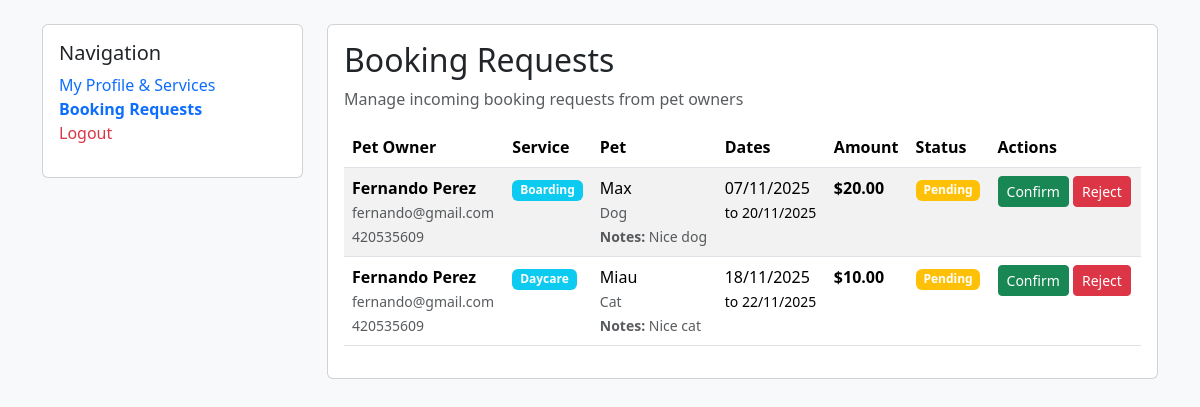
/sitter-inbox (signed in), run on the app's committed database.
### database.py (models this page shows, shortened)
class Booking(db.Model):
    id = db.Column(db.Integer, primary_key=True)
    owner_id = db.Column(db.Integer, db.ForeignKey('user.id'), nullable=False)
    sitter_id = db.Column(db.Integer, db.ForeignKey('user.id'), nullable=False)
    service_id = db.Column(db.Integer, db.ForeignKey('sitter_service.id'), nullable=False)
    status = db.Column(db.Enum(BookingStatus), default=BookingStatus.pending)
    start_date = db.Column(db.Date, nullable=False)
    end_date = db.Column(db.Date, nullable=False)
    fixed_amount = db.Column(db.Float, nullable=False)
    pet_type = db.Column(db.String(100), nullable=False)
    pet_name = db.Column(db.String(100), nullable=False)
    special_instructions = db.Column(db.Text)
    created_at = db.Column(db.DateTime, default=datetime.utcnow)
    updated_at = db.Column(db.DateTime, default=datetime.utcnow, onupdate=datetime.utcnow)
    confirmed_at = db.Column(db.DateTime)
    completed_at = db.Column(db.DateTime)

class User(db.Model):
    id = db.Column(db.Integer, primary_key=True)
    email = db.Column(db.String(255), unique=True, nullable=False)
    password = db.Column(db.String(255), nullable=False)
    role = db.Column(db.Enum(Role), nullable=False, default=Role.customer)
    created_at = db.Column(db.DateTime, default=datetime.utcnow)
    first_name = db.Column(db.String(100))
    last_name = db.Column(db.String(100))
    phone = db.Column(db.String(20))
    city = db.Column(db.String(100))
    suburb = db.Column(db.String(100))
    created_at = db.Column(db.DateTime, default=datetime.utcnow)
    sitter_services = db.relationship('SitterService', backref='sitter', lazy=True)
    owner_bookings = db.relationship('Booking', foreign_keys='Booking.owner_id', backref='owner', lazy=True)
    sitter_bookings = db.relationship('Booking', foreign_keys='Booking.sitter_id', backref='sitter', lazy=True)

### main.py (the view)
@app.route("/sitter-inbox")
def sitter_inbox():
    sitter = User.query.filter_by(email=session.get('user_email')).first()
    bookings = Booking.query.filter_by(sitter_id=sitter.id).order_by(Booking.created_at.desc()).all()
    return render_template("sitter_inbox.html", bookings=bookings)

### templates/sitter_inbox.html (shortened to what this page needs)
<!DOCTYPE html>
<html lang="en">
<head>
    <link href="https://cdn.jsdelivr.net/npm/bootstrap@5.3.2/dist/css/bootstrap.min.css" rel="stylesheet">
    <link rel="stylesheet" href="https://cdn.jsdelivr.net/npm/bootstrap-icons@1.11.1/font/bootstrap-icons.css">
</head>
<body class="bg-light">
    <div class="container mt-4">
        <div class="row">
            <div class="col-md-3">
                <div class="card">
                    <div class="card-body">
                        <h5 class="card-title">Navigation</h5>
                        <ul class="list-unstyled">
                            <li><a href="{{ url_for('sitter_dashboard') }}" class="text-decoration-none">My Profile & Services</a></li>
                            <li><a href="{{ url_for('sitter_inbox') }}" class="text-decoration-none fw-bold">Booking Requests</a></li>
                            <li><a href="{{ url_for('login') }}" class="text-decoration-none text-danger">Logout</a></li>
                        </ul>
                    </div>
                </div>
            </div>
            <div class="col-md-9">
                <div class="card">
                    <div class="card-body">
                        <h2 class="card-title">Booking Requests</h2>
                        <p class="text-muted">Manage incoming booking requests from pet owners</p>
                        <div class="table-responsive">
                            <table class="table table-striped">
                                <thead>
                                    <tr>
                                        <th>Pet Owner</th>
                                        <th>Service</th>
                                        <th>Pet</th>
                                        <th>Dates</th>
                                        <th>Amount</th>
                                        <th>Status</th>
                                        <th>Actions</th>
                                    </tr>
                                </thead>
                                <tbody>
                                    {% if bookings %}
                                        {% for booking in bookings %}
                                        <tr>
                                            <td>
                                                <strong>{{ booking.owner.first_name }} {{ booking.owner.last_name }}</strong>
                                                <br>
                                                <small class="text-muted">{{ booking.owner.email }}</small>
                                                <br>
                                                <small class="text-muted">{{ booking.owner.phone or 'No phone' }}</small>
                                            </td>
                                            <td>
                                                {% if booking.service.service_type.value == 'boarding' %}
                                                    <span class="badge bg-info">Boarding</span>
                                                {% elif booking.service.service_type.value == 'daycare' %}
                                                    <span class="badge bg-info"> Daycare</span>
                                                {% elif booking.service.service_type.value == 'walking' %}
                                                    <span class="badge bg-info"> Walking</span>
                                                {% endif %}
                                            </td>
                                            <td>
                                                {{ booking.pet_name }}<br>
                                                <small class="text-muted">{{ booking.pet_type }}</small>
                                                {% if booking.special_instructions %}
                                                <br>
                                                <small class="text-muted"><strong>Notes:</strong> {{ booking.special_instructions }}</small>
                                                {% endif %}
                                            </td>
                                            <td>
                                                {{ booking.start_date.strftime('%d/%m/%Y') }}<br>
                                                <small>to {{ booking.end_date.strftime('%d/%m/%Y') }}</small>
                                            </td>
                                            <td><strong>${{ "%.2f"|format(booking.fixed_amount) }}</strong></td>
                                            <td>
                                                {% if booking.status.value == 'pending' %}
                                                    <span class="badge bg-warning"> Pending</span>
                                                {% elif booking.status.value == 'confirmed' %}
                                                    <span class="badge bg-success">Confirmed</span>
                                                {% elif booking.status.value == 'rejected' %}
                                                    <span class="badge bg-danger"> Rejected</span>
                                                {% elif booking.status.value == 'completed' %}
                                                    <span class="badge bg-secondary"> Completed</span>
                                                {% endif %}
                                            </td>
                                            <td>
                                                {% if booking.status.value == 'pending' %}
                                                    <form method="POST" action="{{ url_for('update_booking_status', booking_id=booking.id) }}" class="d-inline">
                                                        <button type="submit" class="btn btn-success btn-sm mb-1">Confirm</button>
                                                    </form>
                                                    <form method="POST" action="{{ url_for('update_booking_status', booking_id=booking.id) }}" class="d-inline">
                                                        <button type="submit" class="btn btn-danger btn-sm mb-1">Reject</button>
                                                    </form>
                                                {% else %}
                                                    <span class="text-muted">Action taken</span>
                                                    <br>
                                                    <small>{{ booking.updated_at.strftime('%d/%m/%Y') }}</small>
                                                {% endif %}
                                            </td>
                                        </tr>
                                        {% endfor %}
                                    {% endif %}
                                </tbody>
                            </table>
                        </div>
                    </div>
                </div>
            </div>
        </div>
    </div>
</body>
</html>

### data on the page
Booking: owner.first_name "Fernando", owner.last_name "Perez", owner.email "fernando@gmail.com", owner "420535609", shows "Boarding", pet_name "Max", pet_type "Dog", special_instructions "Nice dog", start_date "07/11/2025", end_date "20/11/2025", fixed_amount "20.00", status "Pending"
Booking: owner.first_name "Fernando", owner.last_name "Perez", owner.email "fernando@gmail.com", owner "420535609", shows "Daycare", pet_name "Miau", pet_type "Cat", special_instructions "Nice cat", start_date "18/11/2025", end_date "22/11/2025", fixed_amount "10.00", status "Pending"
